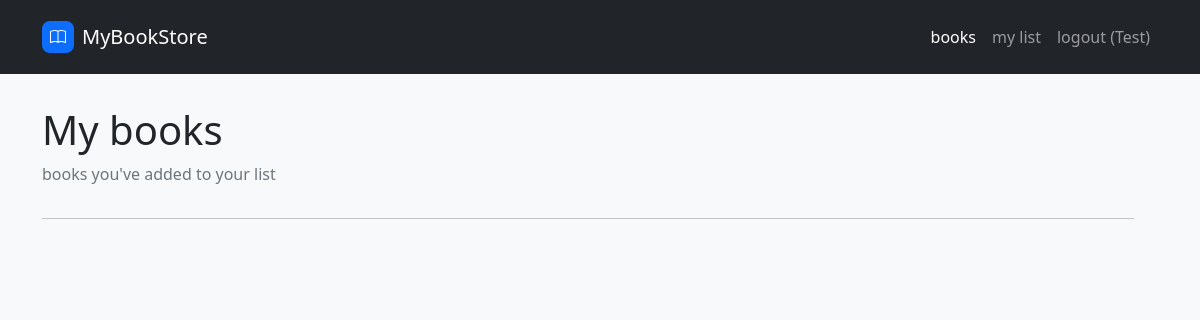
Page /myListView (signed in) on the earlier database version.
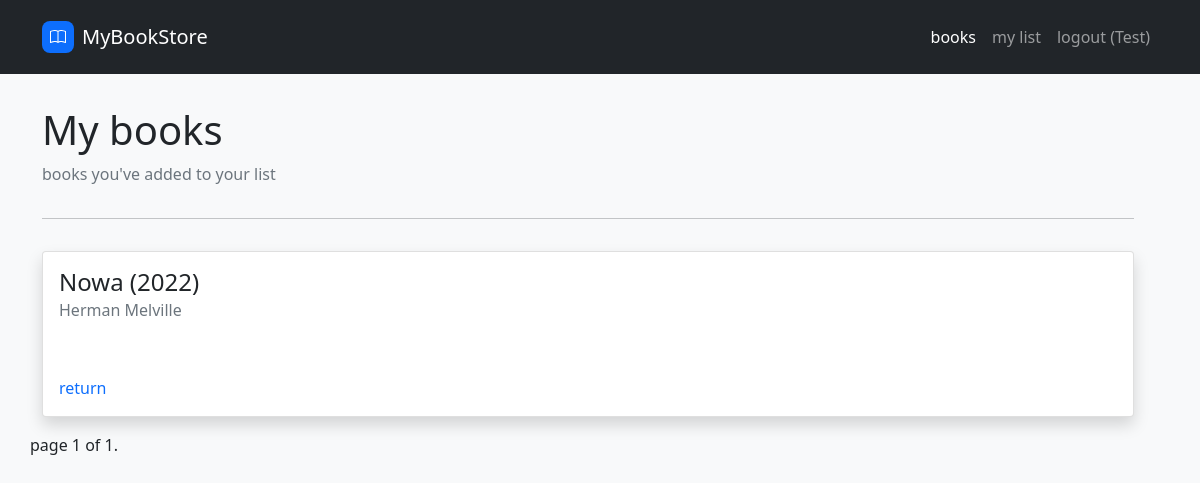
Same page on the later database version.
### lib_app/models.py (models this page shows, shortened)
class Book(models.Model):
    title = models.CharField(max_length=50)
    author = models.ForeignKey(Author, on_delete=models.CASCADE)
    date = models.DateField()
    genre = models.PositiveSmallIntegerField(default=0, choices=GENRE)
    user = models.ForeignKey(
        User, on_delete=models.CASCADE, null=True, blank=True)  # klucz obcy dla usera, dzięki czemu może dodawać książkę do listy
    is_in_list = models.BooleanField(default=False)

class Author(models.Model):
    name = models.CharField(max_length=50)
    last_name = models.CharField(max_length=50)
    birthday = models.DateField()
    def __str__(self):
        return self.name + " " + self.last_name

### lib_app/views.py (the view)
# urls.py: path('myListView', views.myListView.as_view(), name='mylist'),
class myListView(ListView):
    model = Book
    template_name = 'my_list.html'
    paginate_by = 8
    def get_queryset(self):
        return self.model.objects.filter(user=self.request.user).filter(is_in_list=True)
    @method_decorator(login_required)
    def dispatch(self, *args, **kwargs):
        return super(myListView, self).dispatch(*args, **kwargs)

### lib_app/templates/my_list.html (shortened to what this page needs)
{% extends 'base.html' %}
{% load static %}
{% block content %}
        <div class="row">
            <div class="col-xl-4 col-xxl-6">
                <h1>My books</h1>
                <p class="text-secondary">books you've added to your list</p>
            </div>
        <div class="row">
            <div class="col">
                <hr>
            </div>
        </div>
        <div class="row">
            {% for book in object_list %}
            <div class="col-xxl-3" style="padding-top:1rem;">
                <div class="card shadow">
                    <div class="card-body text-truncate">
                        <h4 class="card-title">{{book.title}} ({{book.date.year}})</h4>
                        <h6 class="text-secondary card-subtitle mb-2" style="padding-bottom: 3rem;">{{book.author}}</h6>
                        {% if user.is_authenticated %}
                        <a class="card-link" href="{% url 'removefromlist' book.id %}" style="text-decoration: none;">return</a>
                        {% endif %}
                    </div>
                </div>
            </div>
            {% endfor %}
        </div>
        {% if object_list|length > 0 %}
            <div class="pagination col" style="margin-top:1rem;">
                <span class="step-links">
                <span class="current">
                    page {{ page_obj.number }} of {{ page_obj.paginator.num_pages }}.
                </span>
                </span>
            </div>
        </div>
        {% endif %}
{% endblock %}

Differences in the rows shown:
now on this page (row edited): Book: title "Nowa", date.year "2022", author "Herman Melville"
Other differences:
{{ page_obj.number }}: (not shown) → "1"
{{ page_obj.paginator.num_pages }}: (not shown) → "1"
text now shown: "page of ."
